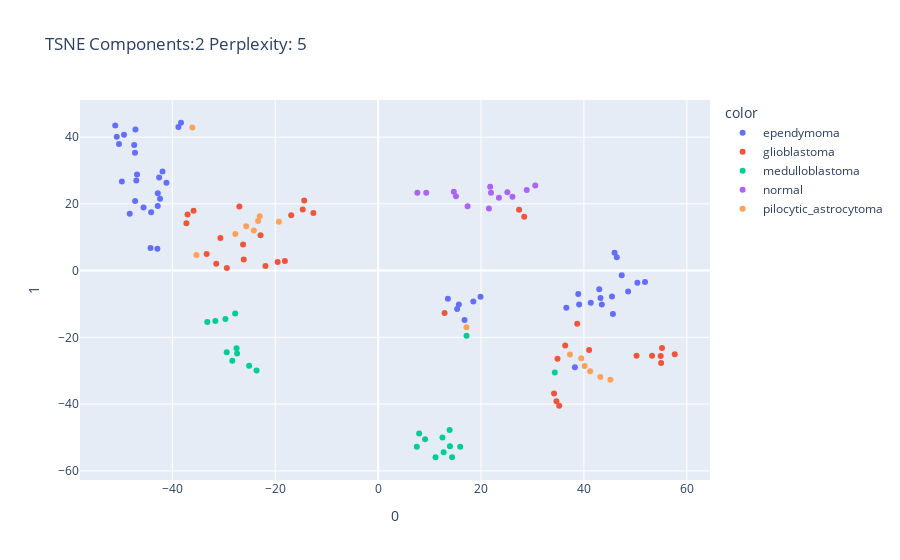
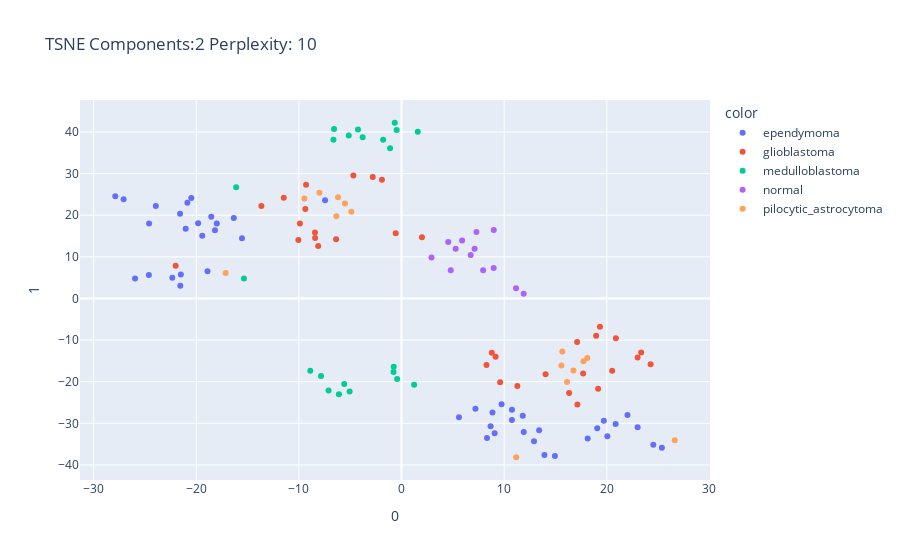
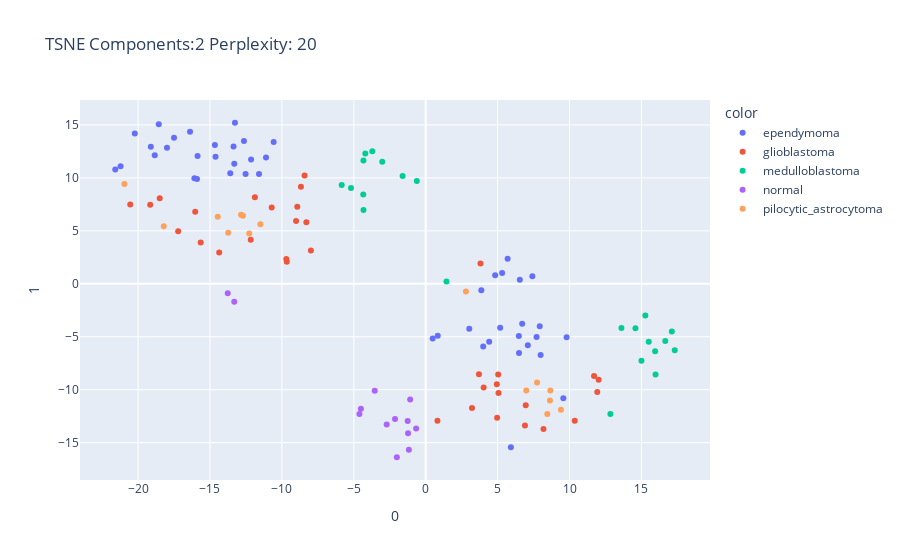
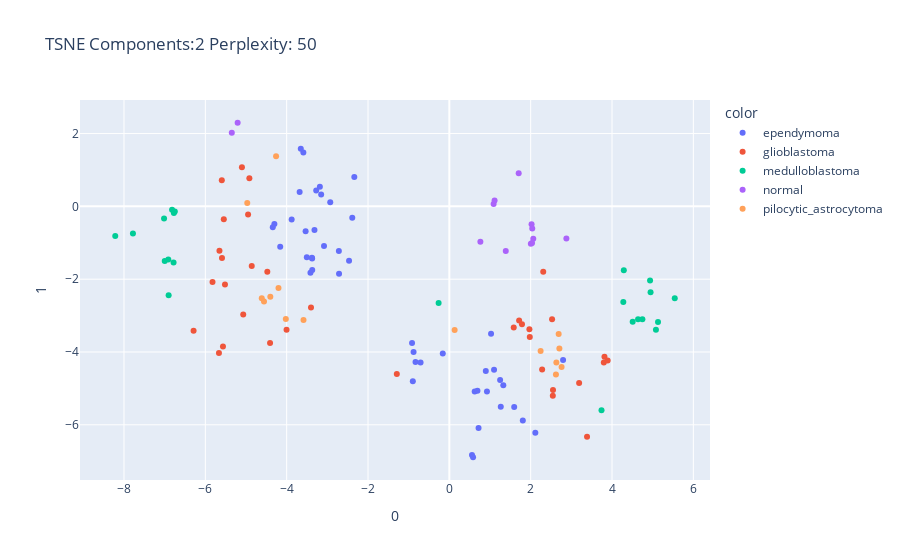

These figures' notebook cell, in order:
### Code cell
from sklearn.manifold import TSNE
import pandas as pd
 
perps = [5, 10, 20, 50, 100]

for perp in perps:
    # Try with 3 embeddings so we can visualize it 
    tsne = TSNE(2, perplexity=perp)
    tsne_result = tsne.fit_transform(X)
    tsne_result.shape

    fig = px.scatter(tsne_result, x=0, y=1, color=y, title=f'2 Component TSNE \nPerplexity: {perp}')
    fig.show()

### Figure 1 — Plotly figure (JSON) as saved in the notebook; plotly's stock layout.template omitted (floating-point values rounded to 4 significant figures)
{"data": [{"hovertemplate": "color=ependymoma<br>0=%{x}<br>1=%{y}<extra></extra>", "legendgroup": "ependymoma", "marker": {"color": "#636efa", "symbol": "circle"}, "mode": "markers", "name": "ependymoma", "orientation": "v", "showlegend": true, "type": "scatter", "x": [-38.81, -41.89, -44.1, 48.59, -51.08, -47.4, -42.9, -50.35, -49.38, -50.79, 38.9, -47.16, -47.24, 19.9, -42.55, 13.56, -44.22, -42.81, 15.69, -41.14, -42.83, -48.26, 18.5, 15.36, -42.38, -46.99, -47.22, -46.85, 16.8, 45.45, 43.22, -49.8, -38.3, 47.34, -45.58, 42.98, 45.63, 43.47, 41.33, 39.07, 51.87, 36.58, 38.25, 50.39, 46.38, 45.95], "xaxis": "x", "y": [43.01, 29.7, 17.46, -6.292, 43.46, 37.68, 6.546, 37.93, 40.72, 40.13, -7.038, 42.32, 35.35, -7.853, 27.91, -8.459, 6.768, 23.18, -10.13, 26.3, 19.39, 17.01, -9.269, -11.5, 21.56, 26.99, 20.86, 28.8, -14.77, -7.722, -8.178, 26.67, 44.31, -1.384, 18.92, -5.611, -13.03, -10.17, -9.65, -10.18, -3.44, -11.09, -28.96, -3.625, 4.028, 5.355], "yaxis": "y"}, {"hovertemplate": "color=glioblastoma<br>0=%{x}<br>1=%{y}<extra></extra>", "legendgroup": "glioblastoma", "marker": {"color": "#EF553B", "symbol": "circle"}, "mode": "markers", "name": "glioblastoma", "orientation": "v", "showlegend": true, "type": "scatter", "x": [-26.24, -18.11, 41.01, 38.69, 36.36, -30.65, -26.11, -33.32, -29.4, -31.46, -26.96, -12.58, -19.52, -21.89, -37.26, 12.92, 34.2, 50.23, 34.66, 35.2, -14.65, -16.89, -14.36, -22.85, 55.0, -35.86, -37.03, 53.24, 27.4, 28.39, 55.17, 57.65, 54.92, 34.87], "xaxis": "x", "y": [7.862, 2.891, -23.79, -15.94, -22.46, 9.749, 3.354, 4.951, 0.7576, 2.072, 19.24, 17.29, 2.576, 1.406, 14.22, -12.71, -36.82, -25.48, -39.15, -40.46, 18.35, 16.59, 20.98, 10.57, -27.68, 17.96, 16.83, -25.54, 18.21, 16.13, -23.19, -25.07, -25.6, -26.41], "yaxis": "y"}, {"hovertemplate": "color=medulloblastoma<br>0=%{x}<br>1=%{y}<extra></extra>", "legendgroup": "medulloblastoma", "marker": {"color": "#00cc96", "symbol": "circle"}, "mode": "markers", "name": "medulloblastoma", "orientation": "v", "showlegend": true, "type": "scatter", "x": [13.9, -28.33, -29.42, -33.2, -27.4, 7.521, -31.62, -27.51, -25.06, 34.34, -29.67, -27.78, 9.13, 11.16, 7.97, -23.62, 13.96, 15.96, 14.38, 12.74, 12.51, 17.18], "xaxis": "x", "y": [-47.78, -27.01, -24.44, -15.39, -24.82, -52.76, -15.11, -23.29, -28.52, -30.56, -14.48, -12.84, -50.54, -55.92, -48.8, -29.91, -52.63, -52.75, -55.88, -54.4, -49.96, -19.54], "yaxis": "y"}, {"hovertemplate": "color=normal<br>0=%{x}<br>1=%{y}<extra></extra>", "legendgroup": "normal", "marker": {"color": "#ab63fa", "symbol": "circle"}, "mode": "markers", "name": "normal", "orientation": "v", "showlegend": true, "type": "scatter", "x": [30.54, 9.354, 21.54, 17.39, 23.48, 21.78, 21.94, 7.632, 28.89, 14.72, 26.11, 25.12, 15.13], "xaxis": "x", "y": [25.5, 23.33, 18.62, 19.29, 21.83, 25.12, 23.33, 23.36, 24.14, 23.65, 22.12, 23.45, 22.27], "yaxis": "y"}, {"hovertemplate": "color=pilocytic_astrocytoma<br>0=%{x}<br>1=%{y}<extra></extra>", "legendgroup": "pilocytic_astrocytoma", "marker": {"color": "#FFA15A", "symbol": "circle"}, "mode": "markers", "name": "pilocytic_astrocytoma", "orientation": "v", "showlegend": true, "type": "scatter", "x": [-25.63, -19.28, -23.33, -35.32, -36.1, -23.01, -27.74, 37.28, 39.47, -24.15, 45.14, 17.16, 40.14, 41.21, 43.18], "xaxis": "x", "y": [13.28, 14.66, 14.87, 4.717, 42.85, 16.26, 10.96, -25.12, -26.23, 12.02, -32.71, -16.96, -28.55, -30.17, -31.86], "yaxis": "y"}], "layout": {"legend": {"title": {"text": "color"}, "tracegroupgap": 0}, "title": {"text": "TSNE Components:2 Perplexity: 5"}, "xaxis": {"anchor": "y", "domain": [0, 1], "title": {"text": "0"}}, "yaxis": {"anchor": "x", "domain": [0, 1], "title": {"text": "1"}}}}

### Figure 2 — Plotly figure (JSON) as saved in the notebook; plotly's stock layout.template omitted (floating-point values rounded to 4 significant figures)
{"data": [{"hovertemplate": "color=ependymoma<br>0=%{x}<br>1=%{y}<extra></extra>", "legendgroup": "ependymoma", "marker": {"color": "#636efa", "symbol": "circle"}, "mode": "markers", "name": "ependymoma", "orientation": "v", "showlegend": true, "type": "scatter", "x": [24.53, 8.326, 9.744, -21.58, 22.01, 20.05, 13.92, 19.06, 20.86, 19.71, -16.34, 23.0, 18.13, -25.96, 9.07, -21.55, 14.94, 10.76, -22.33, 8.678, 10.76, 5.593, -24.62, -21.5, 11.81, 11.91, 7.198, 13.41, -18.9, -21.03, -19.82, 12.91, 25.37, -23.94, 8.859, -19.41, -15.54, -18.18, -18.0, -18.54, -20.48, -24.6, -7.449, -20.86, -27.08, -27.89], "xaxis": "x", "y": [-35.15, -33.5, -25.42, 20.32, -27.98, -33.11, -37.58, -31.18, -30.14, -29.4, 19.35, -30.93, -33.65, 4.77, -32.41, 3.041, -37.83, -29.18, 4.989, -30.71, -26.75, -28.55, 5.623, 5.758, -28.17, -32.09, -26.52, -31.65, 6.553, 16.77, 18.07, -34.28, -35.89, 22.23, -27.43, 15.07, 14.47, 16.36, 18.03, 19.61, 24.15, 18.02, 23.61, 22.99, 23.85, 24.54], "yaxis": "y"}, {"hovertemplate": "color=glioblastoma<br>0=%{x}<br>1=%{y}<extra></extra>", "legendgroup": "glioblastoma", "marker": {"color": "#EF553B", "symbol": "circle"}, "mode": "markers", "name": "glioblastoma", "orientation": "v", "showlegend": true, "type": "scatter", "x": [19.15, 23.35, -9.301, -13.65, -11.47, 16.33, 14.03, 17.14, 9.604, 11.28, 20.52, 20.88, 23.0, 24.27, 8.276, -22.01, -4.691, -9.9, -2.808, -1.91, 18.96, 17.11, 19.33, 17.69, -10.05, 8.798, 9.167, -8.435, 1.989, -0.5681, -8.123, -6.375, -8.42, -9.371], "xaxis": "x", "y": [-21.72, -12.98, 27.34, 22.22, 24.21, -22.74, -18.23, -25.48, -20.15, -21.02, -17.39, -9.567, -14.17, -15.81, -16.01, 7.84, 29.52, 18.01, 29.17, 28.5, -8.957, -10.44, -6.805, -18.05, 14.02, -13.05, -14.02, 15.87, 14.71, 15.69, 12.61, 14.19, 14.51, 21.48], "yaxis": "y"}, {"hovertemplate": "color=medulloblastoma<br>0=%{x}<br>1=%{y}<extra></extra>", "legendgroup": "medulloblastoma", "marker": {"color": "#00cc96", "symbol": "circle"}, "mode": "markers", "name": "medulloblastoma", "orientation": "v", "showlegend": true, "type": "scatter", "x": [-1.115, -5.582, -7.111, -0.7645, -6.102, 1.578, -0.7799, -5.06, -7.846, -16.11, -0.4257, 1.227, -0.4776, -6.633, -0.6636, -8.893, -3.791, -6.576, -4.24, -5.142, -1.794, -15.35], "xaxis": "x", "y": [36.06, -20.53, -22.11, -16.4, -23.04, 40.02, -17.69, -22.38, -18.62, 26.73, -19.34, -20.74, 40.49, 38.15, 42.21, -17.35, 38.7, 40.69, 40.59, 39.13, 38.1, 4.772], "yaxis": "y"}, {"hovertemplate": "color=normal<br>0=%{x}<br>1=%{y}<extra></extra>", "legendgroup": "normal", "marker": {"color": "#ab63fa", "symbol": "circle"}, "mode": "markers", "name": "normal", "orientation": "v", "showlegend": true, "type": "scatter", "x": [8.983, 11.15, 2.922, 4.792, 5.273, 6.737, 7.121, 11.9, 7.297, 8.978, 5.903, 4.552, 7.948], "xaxis": "x", "y": [16.45, 2.438, 9.822, 6.781, 11.95, 10.46, 11.94, 1.104, 15.95, 7.316, 13.95, 13.53, 6.782], "yaxis": "y"}, {"hovertemplate": "color=pilocytic_astrocytoma<br>0=%{x}<br>1=%{y}<extra></extra>", "legendgroup": "pilocytic_astrocytoma", "marker": {"color": "#FFA15A", "symbol": "circle"}, "mode": "markers", "name": "pilocytic_astrocytoma", "orientation": "v", "showlegend": true, "type": "scatter", "x": [15.58, 15.66, 17.72, 11.17, 26.62, 18.1, 16.13, -9.464, -7.996, 16.75, -6.344, -17.13, -6.187, -5.509, -4.893], "xaxis": "x", "y": [-16.11, -12.73, -15.09, -38.15, -34.04, -14.31, -20.08, 23.99, 25.39, -17.32, 19.72, 6.101, 24.32, 22.83, 20.86], "yaxis": "y"}], "layout": {"legend": {"title": {"text": "color"}, "tracegroupgap": 0}, "title": {"text": "TSNE Components:2 Perplexity: 10"}, "xaxis": {"anchor": "y", "domain": [0, 1], "title": {"text": "0"}}, "yaxis": {"anchor": "x", "domain": [0, 1], "title": {"text": "1"}}}}

### Figure 3 — Plotly figure (JSON) as saved in the notebook; plotly's stock layout.template omitted (floating-point values rounded to 4 significant figures)
{"data": [{"hovertemplate": "color=ependymoma<br>0=%{x}<br>1=%{y}<extra></extra>", "legendgroup": "ependymoma", "marker": {"color": "#636efa", "symbol": "circle"}, "mode": "markers", "name": "ependymoma", "orientation": "v", "showlegend": true, "type": "scatter", "x": [-21.22, -13.26, -11.59, 5.178, -18.56, -17.5, -16.08, -17.99, -19.11, -18.84, 7.99, -20.23, -16.39, 7.416, -13.36, 5.696, -15.9, -13.31, 5.314, -12.64, -12.53, -10.57, 6.545, 4.83, -13.59, -14.62, -11.1, -14.66, 3.869, 6.71, 6.477, -15.86, -21.59, 3.029, -12.14, 7.929, 9.798, 7.708, 7.102, 6.488, 3.998, 5.923, 9.57, 4.414, 0.836, 0.4838], "xaxis": "x", "y": [11.1, 15.21, 10.36, -4.153, 15.06, 13.79, 9.974, 12.84, 12.94, 12.13, -6.714, 14.18, 14.35, 0.7105, 12.96, 2.36, 9.901, 11.33, 1.022, 13.49, 10.36, 13.4, 0.3798, 0.8108, 10.45, 12.01, 11.93, 13.1, -0.61, -3.77, -4.936, 12.08, 10.79, -4.24, 11.74, -4.002, -5.049, -5.02, -5.799, -6.543, -5.925, -15.42, -10.8, -5.462, -4.899, -5.155], "yaxis": "y"}, {"hovertemplate": "color=glioblastoma<br>0=%{x}<br>1=%{y}<extra></extra>", "legendgroup": "glioblastoma", "marker": {"color": "#EF553B", "symbol": "circle"}, "mode": "markers", "name": "glioblastoma", "orientation": "v", "showlegend": true, "type": "scatter", "x": [-14.36, -8.3, 10.36, 6.903, 8.191, -15.65, -10.71, -17.21, -8.677, -8.425, -11.88, -18.5, -9.015, -8.929, -7.983, 3.81, 11.93, 4.966, 12.03, 11.71, -19.16, -16.03, -20.54, -12.17, 4.03, -9.662, -9.693, 5.062, 0.8166, 3.219, 5.041, 3.704, 4.945, 6.955], "xaxis": "x", "y": [2.95, 5.809, -12.94, -13.37, -13.72, 3.89, 7.194, 4.962, 9.171, 10.23, 8.168, 8.078, 5.929, 7.266, 3.139, 1.911, -10.22, -12.65, -9.067, -8.698, 7.47, 6.809, 7.488, 4.152, -9.802, 2.086, 2.346, -10.31, -12.93, -11.72, -8.564, -8.54, -9.49, -11.46], "yaxis": "y"}, {"hovertemplate": "color=medulloblastoma<br>0=%{x}<br>1=%{y}<extra></extra>", "legendgroup": "medulloblastoma", "marker": {"color": "#00cc96", "symbol": "circle"}, "mode": "markers", "name": "medulloblastoma", "orientation": "v", "showlegend": true, "type": "scatter", "x": [15.98, -3.022, -4.33, -5.842, -4.198, 15.27, -5.195, -3.714, -1.605, 12.84, -4.344, -4.325, 14.58, 17.12, 13.61, -0.6196, 15.96, 15.51, 17.32, 16.66, 15.0, 1.445], "xaxis": "x", "y": [-8.562, 11.52, 11.63, 9.333, 12.29, -2.999, 9.053, 12.52, 10.17, -12.31, 8.444, 6.961, -4.192, -4.497, -4.171, 9.717, -6.363, -5.465, -6.268, -5.403, -7.266, 0.2223], "yaxis": "y"}, {"hovertemplate": "color=normal<br>0=%{x}<br>1=%{y}<extra></extra>", "legendgroup": "normal", "marker": {"color": "#ab63fa", "symbol": "circle"}, "mode": "markers", "name": "normal", "orientation": "v", "showlegend": true, "type": "scatter", "x": [-2.006, -13.31, -1.08, -3.545, -1.255, -2.713, -2.133, -13.76, -1.17, -4.608, -1.227, -0.6654, -4.506], "xaxis": "x", "y": [-16.38, -1.685, -10.92, -10.1, -12.95, -13.29, -12.77, -0.9004, -15.68, -12.29, -14.11, -13.67, -11.81], "yaxis": "y"}, {"hovertemplate": "color=pilocytic_astrocytoma<br>0=%{x}<br>1=%{y}<extra></extra>", "legendgroup": "pilocytic_astrocytoma", "marker": {"color": "#FFA15A", "symbol": "circle"}, "mode": "markers", "name": "pilocytic_astrocytoma", "orientation": "v", "showlegend": true, "type": "scatter", "x": [-11.5, -14.46, -12.71, -18.21, -20.95, -12.84, -13.73, 8.455, 9.403, -12.27, 6.994, 2.797, 8.639, 8.667, 7.744], "xaxis": "x", "y": [5.628, 6.325, 6.423, 5.423, 9.425, 6.523, 4.823, -12.29, -11.9, 4.757, -10.08, -0.7299, -11.02, -10.07, -9.315], "yaxis": "y"}], "layout": {"legend": {"title": {"text": "color"}, "tracegroupgap": 0}, "title": {"text": "TSNE Components:2 Perplexity: 20"}, "xaxis": {"anchor": "y", "domain": [0, 1], "title": {"text": "0"}}, "yaxis": {"anchor": "x", "domain": [0, 1], "title": {"text": "1"}}}}

### Figure 4 — Plotly figure (JSON) as saved in the notebook; plotly's stock layout.template omitted (floating-point values rounded to 4 significant figures)
{"data": [{"hovertemplate": "color=ependymoma<br>0=%{x}<br>1=%{y}<extra></extra>", "legendgroup": "ependymoma", "marker": {"color": "#636efa", "symbol": "circle"}, "mode": "markers", "name": "ependymoma", "orientation": "v", "showlegend": true, "type": "scatter", "x": [-3.59, -4.159, -3.415, 1.265, -2.387, -3.183, -4.302, -3.152, -3.273, -3.681, 0.6236, -2.337, -2.929, -0.9168, -3.082, -0.8977, -4.342, -3.374, -0.8318, -2.717, -3.371, -2.466, -0.8794, -0.7071, -3.504, -3.534, -2.712, -3.316, -0.1611, 0.6913, 0.9252, -3.877, -3.653, 0.7182, -3.378, 0.8963, 1.026, 1.1, 1.248, 1.327, 1.807, 2.115, 2.797, 1.595, 0.5568, 0.5832], "xaxis": "x", "y": [1.48, -1.112, -1.823, -5.502, -0.3152, 0.5375, -0.4856, 0.3292, 0.4386, 0.3953, -5.084, 0.8086, 0.1137, -3.75, -1.087, -4.807, -0.5709, -1.43, -4.273, -1.226, -1.747, -1.495, -3.997, -4.29, -1.396, -0.6807, -1.849, -0.6487, -4.043, -5.065, -5.083, -0.3582, 1.583, -6.09, -1.408, -4.522, -3.496, -4.484, -4.769, -4.916, -5.879, -6.22, -4.22, -5.51, -6.831, -6.891], "yaxis": "y"}, {"hovertemplate": "color=glioblastoma<br>0=%{x}<br>1=%{y}<extra></extra>", "legendgroup": "glioblastoma", "marker": {"color": "#EF553B", "symbol": "circle"}, "mode": "markers", "name": "glioblastoma", "orientation": "v", "showlegend": true, "type": "scatter", "x": [-4.408, -5.823, 3.191, 2.545, 2.549, -5.068, -4.859, -4.948, -5.652, -5.546, -4.476, -5.595, -5.517, -5.59, -6.289, -1.291, 3.799, 3.386, 3.893, 3.815, -4.917, -3.402, -5.1, -4.003, 1.716, -5.665, -5.566, 1.978, 2.309, 2.527, 1.786, 1.583, 1.969, 2.281], "xaxis": "x", "y": [-3.75, -2.076, -4.85, -5.204, -5.044, -2.967, -1.635, -0.2238, -1.217, -0.3504, -1.794, 0.715, -2.148, -1.415, -3.416, -4.604, -4.289, -6.329, -4.231, -4.13, 0.7718, -2.777, 1.072, -3.39, -3.136, -4.029, -3.849, -3.585, -1.796, -3.101, -3.238, -3.33, -3.377, -4.48], "yaxis": "y"}, {"hovertemplate": "color=medulloblastoma<br>0=%{x}<br>1=%{y}<extra></extra>", "legendgroup": "medulloblastoma", "marker": {"color": "#00cc96", "symbol": "circle"}, "mode": "markers", "name": "medulloblastoma", "orientation": "v", "showlegend": true, "type": "scatter", "x": [4.29, -7.015, -6.774, -6.998, -6.751, 4.936, -6.91, -6.818, -7.78, 3.742, -6.781, -6.902, 4.948, 5.08, 5.543, -8.215, 4.641, 5.131, 4.508, 4.747, 4.278, -0.264], "xaxis": "x", "y": [-1.753, -0.3338, -0.1852, -1.499, -0.1396, -2.034, -1.459, -0.09529, -0.7428, -5.597, -1.544, -2.444, -2.362, -3.391, -2.522, -0.8142, -3.103, -3.179, -3.17, -3.101, -2.63, -2.651], "yaxis": "y"}, {"hovertemplate": "color=normal<br>0=%{x}<br>1=%{y}<extra></extra>", "legendgroup": "normal", "marker": {"color": "#ab63fa", "symbol": "circle"}, "mode": "markers", "name": "normal", "orientation": "v", "showlegend": true, "type": "scatter", "x": [0.7634, -5.205, 2.878, 1.705, 2.064, 2.022, 2.038, -5.349, 1.388, 1.089, 2.004, 2.034, 1.113], "xaxis": "x", "y": [-0.9725, 2.297, -0.8826, 0.9092, -0.8874, -0.4931, -0.6066, 2.019, -1.225, 0.06533, -1.026, -1.004, 0.1617], "yaxis": "y"}, {"hovertemplate": "color=pilocytic_astrocytoma<br>0=%{x}<br>1=%{y}<extra></extra>", "legendgroup": "pilocytic_astrocytoma", "marker": {"color": "#FFA15A", "symbol": "circle"}, "mode": "markers", "name": "pilocytic_astrocytoma", "orientation": "v", "showlegend": true, "type": "scatter", "x": [-4.402, -3.586, -4.612, -4.969, -4.26, -4.557, -4.201, 2.621, 2.76, -4.021, 2.244, 0.1304, 2.631, 2.706, 2.688], "xaxis": "x", "y": [-2.484, -3.12, -2.526, 0.09538, 1.38, -2.611, -2.245, -4.621, -4.413, -3.094, -3.976, -3.394, -4.289, -3.906, -3.504], "yaxis": "y"}], "layout": {"legend": {"title": {"text": "color"}, "tracegroupgap": 0}, "title": {"text": "TSNE Components:2 Perplexity: 50"}, "xaxis": {"anchor": "y", "domain": [0, 1], "title": {"text": "0"}}, "yaxis": {"anchor": "x", "domain": [0, 1], "title": {"text": "1"}}}}
